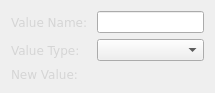
<?xml version="1.0" encoding="UTF-8"?>
<ui version="4.0">
 <class>UpdateQuestWidget</class>
 <widget class="QWidget" name="UpdateQuestWidget">
  <property name="geometry">
   <rect>
    <x>0</x>
    <y>0</y>
    <width>215</width>
    <height>88</height>
   </rect>
  </property>
  <property name="windowTitle">
   <string>Form</string>
  </property>
  <layout class="QFormLayout" name="formLayout">
   <item row="0" column="0">
    <widget class="QLabel" name="label">
     <property name="font">
      <font>
       <family>Verdana</family>
       <pointsize>9</pointsize>
      </font>
     </property>
     <property name="styleSheet">
      <string notr="true">color: #d5d5d5;</string>
     </property>
     <property name="text">
      <string>Value Name: </string>
     </property>
    </widget>
   </item>
   <item row="0" column="1">
    <widget class="QLineEdit" name="lineEdit"/>
   </item>
   <item row="1" column="0">
    <widget class="QLabel" name="label_2">
     <property name="font">
      <font>
       <family>Verdana</family>
       <pointsize>9</pointsize>
      </font>
     </property>
     <property name="styleSheet">
      <string notr="true">color: #d5d5d5;</string>
     </property>
     <property name="text">
      <string>Value Type: </string>
     </property>
    </widget>
   </item>
   <item row="1" column="1">
    <widget class="QComboBox" name="combo_ValueType"/>
   </item>
   <item row="2" column="0">
    <widget class="QLabel" name="label_3">
     <property name="font">
      <font>
       <family>Verdana</family>
       <pointsize>9</pointsize>
      </font>
     </property>
     <property name="styleSheet">
      <string notr="true">color: #d5d5d5;</string>
     </property>
     <property name="text">
      <string>New Value: </string>
     </property>
    </widget>
   </item>
   <item row="2" column="1">
    <layout class="QVBoxLayout" name="valueWidgetLayout"/>
   </item>
  </layout>
 </widget>
 <resources/>
 <connections/>
</ui>
